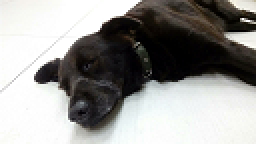
#> input picture pythoncode/classify_dog/test.png, 128 x 72 px, given as the content of the folder ./data/dogimg, which was not available (shown 2 times larger)
$ python readpic.py
#> lines starting #> are read from the running program, lines starting #| are printed output that depends on the picture; after the words box and inside, x2 and y2 are one past the last pixel; in counts of white or black regions, pixels touching at a corner belong together; pictures that were not available may be replaced by others from this repository, and a replacement may not be noted
import os
import cv2
import numpy as np
from glob import glob

#檔案位置
DATAS_FOLDER = "./data"
BLOCK_DATA_FOLDER = os.path.join(DATAS_FOLDER, "dogimg")

#讀取檔案
images_per_class = {}
for class_folder_name in os.listdir(BLOCK_DATA_FOLDER):
    class_folder_path = os.path.join(BLOCK_DATA_FOLDER, class_folder_name)
    class_label = class_folder_name
    images_per_class[class_label] = []
    for image_path in glob(os.path.join(class_folder_path, "*.png")):
        image_bgr = cv2.imread(image_path, cv2.IMREAD_COLOR)
#> image_bgr is the input picture: shape (72, 128, 3); mean B, G, R 147.9, 150.1, 150.9
        images_per_class[class_label].append(image_bgr)

for key,value in images_per_class.items():
    print("{0} -> {1}".format(key, len(value)))


#增加圓形mask(之後改function)
img0 =  cv2.imread('./test.png')
size = (320, 480)
location = (150, 150)
img0 = cv2.resize(img0, size, interpolation = cv2.INTER_CUBIC)
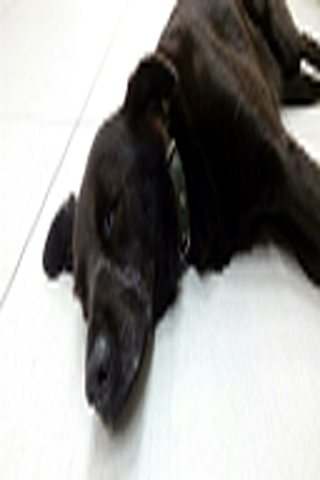
#> img0: shape (480, 320, 3); mean B, G, R 147.8, 150, 150.8
pic_mask = np.zeros(img0.shape[:2],dtype=np.uint8)
cv2.circle(pic_mask, location, 100, 50, -1)
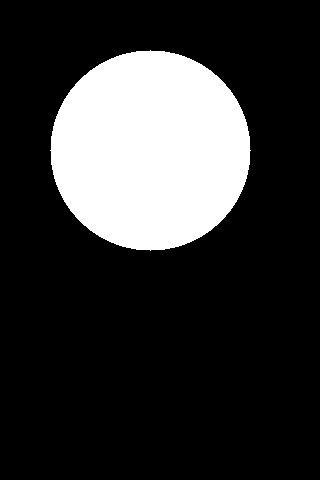
#> pic_mask: shape (480, 320); values 0 (black) and 50 (white), 20.5% white; 1 white region, box (x1, y1, x2, y2) and area: (50, 50, 251, 251) 31417
image=cv2.add(img0, np.zeros(np.shape(img0), dtype=np.uint8), mask=pic_mask)
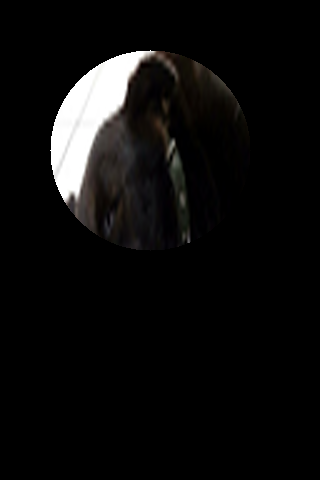
#> image: shape (480, 320, 3); mean B, G, R 12.8, 13.1, 13.6
cv2.imshow("Dog", image)
cv2.waitKey (0)
